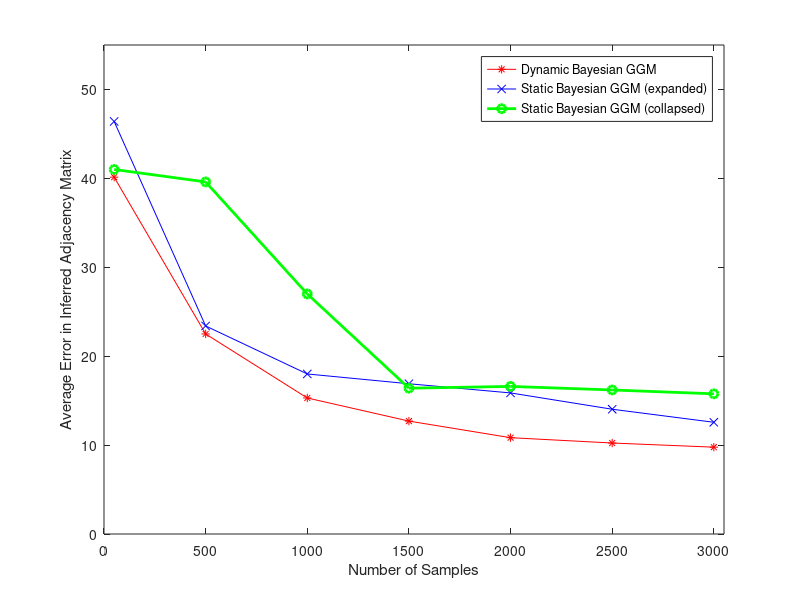

Recreate this plot in MATLAB.
function exp03_plotResults()

%% attempt
%tvErr = [230,121,110,98,78,65,58];
%staticErr = [239,118,140,114,94,116,89];
%staticColErr = [282,192,306,300,306,132,306];
%aveTvErr = tvErr / 10;
%aveStaticErr = staticErr / 10;
%aveStaticColErr = staticColErr / 10;
%samples = [50,500:500:3000];

% 2nd attempt (using averages)
tvErr = [240.8000  135.0000   91.8000   76.2000   65.0000   61.4000   58.6000];
staticErr = [278.4000  140.4000  108.0000  101.4000  95.2000   84.2000  75.4000];
staticColErr = [246.0000  237.6000  162.0000   98.4000  99.6000  97.2000  94.6000];
aveTvErr = tvErr / 6;
aveStaticErr = staticErr / 6;
aveStaticColErr = staticColErr / 6;
samples = [50,500:500:3000];

plot(samples,aveTvErr,'r-*',samples,aveStaticErr,'b-x',samples,aveStaticColErr,'g-o','LineWidth',2);
legend('Dynamic Bayesian GGM', 'Static Bayesian GGM (expanded)', 'Static Bayesian GGM (collapsed)');
ylabel('Average Error in Inferred Adjacency Matrix');
xlabel('Number of Samples');
xlim([0,3050])
ylim([0,55])
